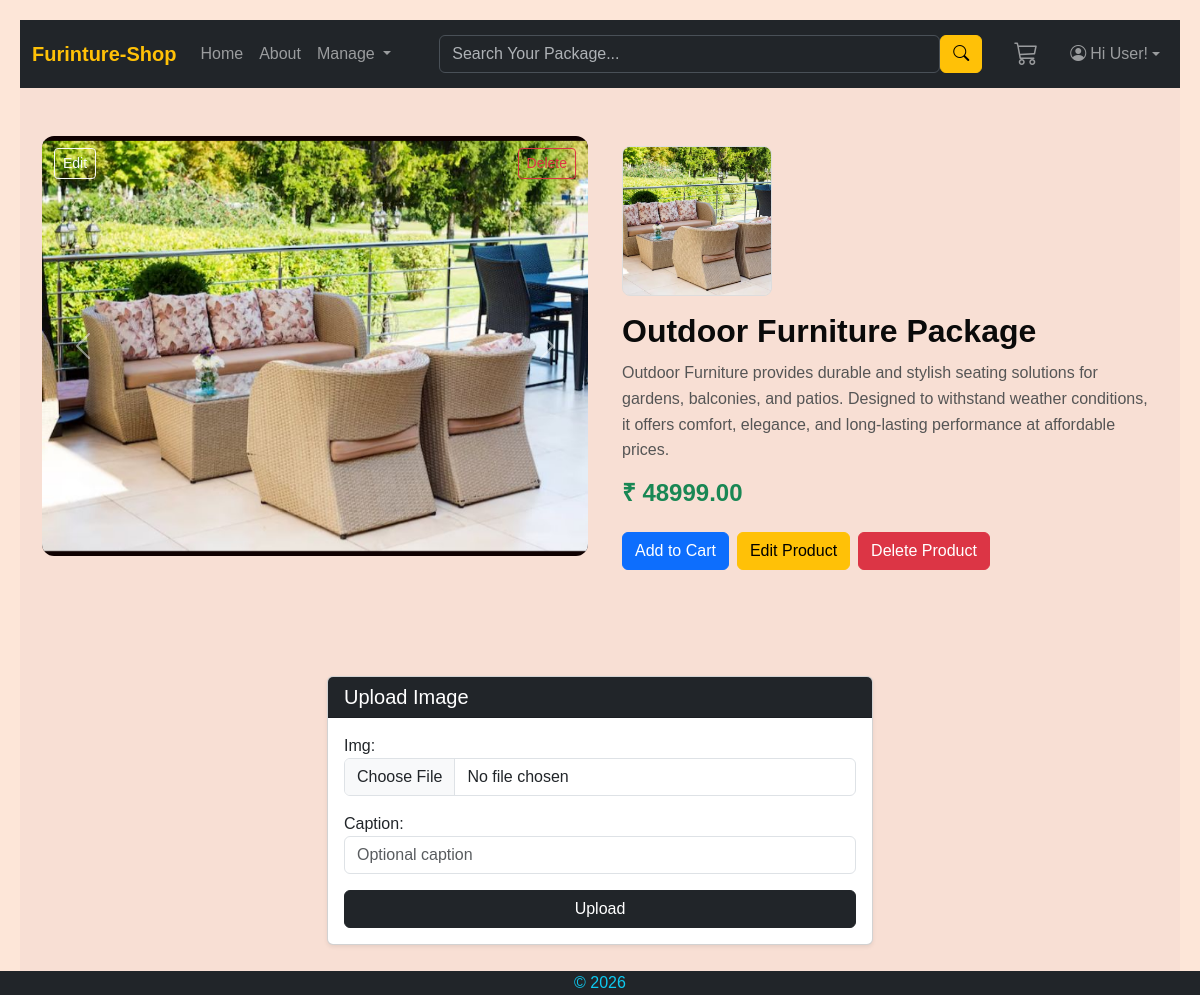
The page /products/1/ on the database its author committed.
### products/models.py (models this page shows, shortened)
class ProductImage(models.Model):
    img = models.ImageField(upload_to='products/images/')
    caption = models.CharField(max_length=200, blank=True)
    product = models.ForeignKey(Product, on_delete=models.CASCADE, related_name='images')
    created_at = models.DateTimeField(auto_now_add=True)
    updated_at = models.DateTimeField(auto_now=True)

class Product(models.Model):
    title = models.CharField(max_length=255)
    desc = models.TextField(max_length=500)
    price = models.DecimalField(max_digits=10, decimal_places=2)
    stock = models.PositiveIntegerField()
    thumbnail = models.ImageField(upload_to='products/thumbnails/')
    created_at = models.DateTimeField(auto_now_add=True)
    updated_at = models.DateTimeField(auto_now=True)

### products/views.py (the view, shortened to what this page needs)
# urls.py: path('<int:pk>/', ProductDetail.as_view(), name='product_details'),
class ProductDetail(FormMixin, DetailView):
    model = Product
    template_name = 'products/product_details.html'
    context_object_name = 'product'
    form_class = ProductImageForm
    def get_queryset(self):
        return Product.objects.prefetch_related('images')

### products/forms.py
class ProductImageForm(forms.ModelForm):
    class Meta:
        model = ProductImage
        fields = ['img', 'caption']
        widgets = {
            'img': forms.ClearableFileInput(attrs={
                'class': 'form-control'
            }),
            'caption': forms.TextInput(attrs={
                'class': 'form-control',
                'placeholder': 'Optional caption'
            }),
        }

### templates/products/product_details.html (shortened to what this page needs)
{% extends 'base/base.html' %}
{% block content %}
<section id="product-detail-section" class="container py-5">
    <div class="row g-4 align-items-start">
        <div class="col-lg-6">
            {% include 'products/includes/productImageCarousel.html' %}
        </div>
        <div class="col-lg-6">
            <div class="product-info">
                <img src="{{ product.thumbnail.url }}"
                     class="product-thumbnail mb-3"
                     alt="{{ product.title }}">
                <h2 class="product-title">
                    {{ product.title }}
                </h2>
                <p class="product-desc">
                    {{ product.desc }}
                </p>
                <h4 class="product-price">
                    ₹ {{ product.price }}
                </h4>
                <div class="d-flex gap-2 mt-4 product-action-buttons">
                    <a href="#" class="btn btn-primary">Add to Cart</a>
                    <a href="{% url 'edit_product' product.pk %}" class="btn btn-warning">Edit Product</a>
                    <a href="{% url 'delete_product' product.pk %}" class="btn btn-danger">Delete Product</a>
                </div>
            </div>
        </div>
    </div>
</section>
<section class="container mt-5">
  <div class="row justify-content-center">
    <div class="col-md-6">
      <div class="card shadow-sm">
        <div class="card-header bg-dark text-white">
          <h5 class="mb-0">Upload Image</h5>
        </div>
        <div class="card-body">
          <form method="post" enctype="multipart/form-data">
            {{ form.as_p }}
            <div class="d-grid mt-3">
              <button type="submit" class="btn btn-dark">
                Upload
              </button>
            </div>
          </form>
        </div>
      </div>
    </div>
  </div>
</section>
{% endblock %}

### templates/products/includes/productImageCarousel.html (shortened to what this page needs)
<div id="productImageCarousel"
     class="carousel slide product-carousel"
     data-bs-ride="carousel">
    {% if product.images.all %}
    <div class="carousel-inner">
        {% for image in product.images.all %}
        <div class="carousel-item {% if forloop.first %}active{% endif %}">
            <a href="{% url 'edit_prod_image' image.pk %}"
               class="btn btn-sm btn-outline-light image-btn image-btn-left">
                Edit
            </a>
            <a href="{% url 'del_prod_image' image.pk %}"
               class="btn btn-sm btn-outline-danger image-btn image-btn-right">
                Delete
            </a>
            <img src="{{ image.img.url }}"
                 class="d-block w-100 product-main-img"
                 alt="{{ product.title }}">
        </div>
        {% endfor %}
    </div>
    {% if product.images.count > 1 %}
    <button class="carousel-control-prev"
            type="button"
            data-bs-target="#productImageCarousel"
            data-bs-slide="prev">
        <span class="carousel-control-prev-icon"></span>
    </button>
    <button class="carousel-control-next"
            type="button"
            data-bs-target="#productImageCarousel"
            data-bs-slide="next">
        <span class="carousel-control-next-icon"></span>
    </button>
    {% endif %}
    {% endif %}
</div>

### static/css/design.css (style rules this page uses)
* { margin: 0; padding: 0; box-sizing: border-box; }
.product-thumbnail { width: 150px; height: 150px; object-fit: cover; border-radius: 8px; border: 1px solid #ddd; }
.product-carousel { position: relative; border-radius: 12px; object-fit: cover; overflow: hidden; background-color: rgb(15, 1, 1); }
.product-main-img { height: 420px; object-fit: contain; }
.image-btn { position: absolute; top: 12px; z-index: 10; }
.image-btn-left { left: 12px; }
.image-btn-right { right: 12px; }
.product-info { padding: 10px; }
.product-title { font-weight: 700; margin-bottom: 10px; }
.product-desc { color: #555; line-height: 1.6; }
.product-price { color: #198754; font-weight: 600; margin-top: 15px; }
.product-action-buttons { flex-wrap: wrap; }
body { font-family: Arial, sans-serif; padding: 20px; background: #fde6d8; }

### rows shown on the page
ProductImage: img (picture)
Product: thumbnail (picture), title "Outdoor Furniture Package", desc "Outdoor Furniture provides durable and stylish seating solutions for gardens, balconies, and patios. Designed to withstand weather conditions, it offers comfort, elegance, and long-lasting performance at affordable prices.", price "48999.00"
